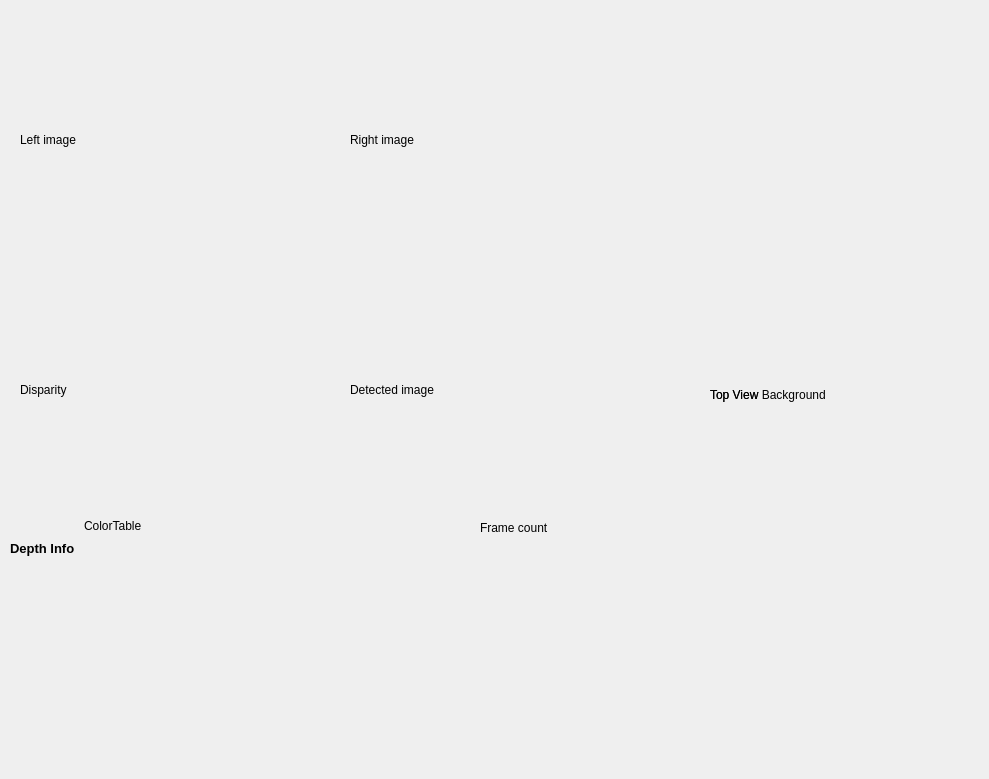
    <widget class="QWidget" name="tab_5">
     <attribute name="title">
      <string>Topview - SV</string>
     </attribute>
     <widget class="QLabel" name="label_color_table">
      <property name="geometry">
       <rect>
        <x>84</x>
        <y>520</y>
        <width>256</width>
        <height>12</height>
       </rect>
      </property>
      <property name="text">
       <string>ColorTable</string>
      </property>
     </widget>
     <widget class="QLabel" name="label_depth_info">
      <property name="geometry">
       <rect>
        <x>10</x>
        <y>540</y>
        <width>380</width>
        <height>16</height>
       </rect>
      </property>
      <property name="font">
       <font>
        <family>Arial</family>
        <pointsize>10</pointsize>
        <weight>75</weight>
        <bold>true</bold>
       </font>
      </property>
      <property name="text">
       <string>Depth Info</string>
      </property>
     </widget>
     <widget class="QLabel" name="label_top_view_bg">
      <property name="geometry">
       <rect>
        <x>710</x>
        <y>20</y>
        <width>270</width>
        <height>750</height>
       </rect>
      </property>
      <property name="text">
       <string>Top View Background</string>
      </property>
     </widget>
     <widget class="QLabel" name="label_top_view_sv">
      <property name="geometry">
       <rect>
        <x>710</x>
        <y>20</y>
        <width>270</width>
        <height>750</height>
       </rect>
      </property>
      <property name="text">
       <string>Top View</string>
      </property>
     </widget>
     <widget class="QLabel" name="label_cam_img_R">
      <property name="geometry">
       <rect>
        <x>350</x>
        <y>20</y>
        <width>320</width>
        <height>240</height>
       </rect>
      </property>
      <property name="text">
       <string>Right image</string>
      </property>
     </widget>
     <widget class="MouseLabel" name="label_disp">
      <property name="geometry">
       <rect>
        <x>20</x>
        <y>270</y>
        <width>320</width>
        <height>240</height>
       </rect>
      </property>
      <property name="text">
       <string>Disparity</string>
      </property>
     </widget>
     <widget class="MouseLabel" name="label_cam_img_L">
      <property name="geometry">
       <rect>
        <x>20</x>
        <y>20</y>
        <width>320</width>
        <height>240</height>
       </rect>
      </property>
      <property name="text">
       <string>Left image</string>
      </property>
     </widget>
     <widget class="MouseLabel" name="label_sv_detected">
      <property name="geometry">
       <rect>
        <x>350</x>
        <y>270</y>
        <width>320</width>
        <height>240</height>
       </rect>
      </property>
      <property name="text">
       <string>Detected image</string>
      </property>
     </widget>
     <widget class="QLabel" name="label_sv_frame_count">
      <property name="geometry">
       <rect>
        <x>480</x>
        <y>520</y>
        <width>190</width>
        <height>16</height>
       </rect>
      </property>
      <property name="text">
       <string>Frame count</string>
      </property>
     </widget>
     <zorder>label_top_view_bg</zorder>
     <zorder>label_top_view_sv</zorder>
     <zorder>label_disp</zorder>
     <zorder>label_color_table</zorder>
     <zorder>label_depth_info</zorder>
     <zorder>label_cam_img_R</zorder>
     <zorder>label_cam_img_L</zorder>
     <zorder>label_sv_detected</zorder>
     <zorder>label_sv_frame_count</zorder>
    </widget>
